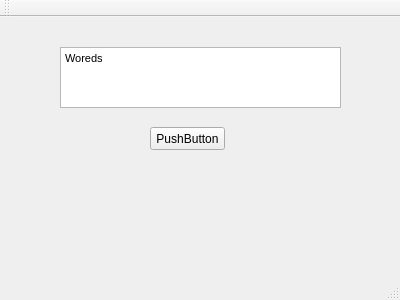
<?xml version="1.0" encoding="UTF-8"?>
<ui version="4.0">
 <class>MainWindow</class>
 <widget class="QMainWindow" name="MainWindow">
  <property name="geometry">
   <rect>
    <x>0</x>
    <y>0</y>
    <width>400</width>
    <height>300</height>
   </rect>
  </property>
  <property name="windowTitle">
   <string>MainWindow</string>
  </property>
  <widget class="QWidget" name="centralWidget">
   <widget class="QPushButton" name="pushButton">
    <property name="geometry">
     <rect>
      <x>150</x>
      <y>110</y>
      <width>75</width>
      <height>23</height>
     </rect>
    </property>
    <property name="text">
     <string>PushButton</string>
    </property>
   </widget>
   <widget class="QTextEdit" name="textEdit">
    <property name="geometry">
     <rect>
      <x>60</x>
      <y>30</y>
      <width>281</width>
      <height>61</height>
     </rect>
    </property>
    <property name="html">
     <string>&lt;!DOCTYPE HTML PUBLIC &quot;-//W3C//DTD HTML 4.0//EN&quot; &quot;http://www.w3.org/TR/REC-html40/strict.dtd&quot;&gt;
&lt;html&gt;&lt;head&gt;&lt;meta name=&quot;qrichtext&quot; content=&quot;1&quot; /&gt;&lt;style type=&quot;text/css&quot;&gt;
p, li { white-space: pre-wrap; }
&lt;/style&gt;&lt;/head&gt;&lt;body style=&quot; font-family:'MS Shell Dlg 2'; font-size:8.25pt; font-weight:400; font-style:normal;&quot;&gt;
&lt;p style=&quot; margin-top:0px; margin-bottom:0px; margin-left:0px; margin-right:0px; -qt-block-indent:0; text-indent:0px;&quot;&gt;Woreds&lt;/p&gt;
&lt;p style=&quot;-qt-paragraph-type:empty; margin-top:0px; margin-bottom:0px; margin-left:0px; margin-right:0px; -qt-block-indent:0; text-indent:0px;&quot;&gt;&lt;br /&gt;&lt;/p&gt;&lt;/body&gt;&lt;/html&gt;</string>
    </property>
   </widget>
  </widget>
  <widget class="QMenuBar" name="menuBar">
   <property name="geometry">
    <rect>
     <x>0</x>
     <y>0</y>
     <width>400</width>
     <height>21</height>
    </rect>
   </property>
  </widget>
  <widget class="QToolBar" name="mainToolBar">
   <attribute name="toolBarArea">
    <enum>TopToolBarArea</enum>
   </attribute>
   <attribute name="toolBarBreak">
    <bool>false</bool>
   </attribute>
  </widget>
  <widget class="QStatusBar" name="statusBar"/>
 </widget>
 <layoutdefault spacing="6" margin="11"/>
 <resources/>
 <connections>
  <connection>
   <sender>pushButton</sender>
   <signal>clicked()</signal>
   <receiver>MainWindow</receiver>
   <slot>close()</slot>
   <hints>
    <hint type="sourcelabel">
     <x>193</x>
     <y>157</y>
    </hint>
    <hint type="destinationlabel">
     <x>244</x>
     <y>185</y>
    </hint>
   </hints>
  </connection>
 </connections>
</ui>
